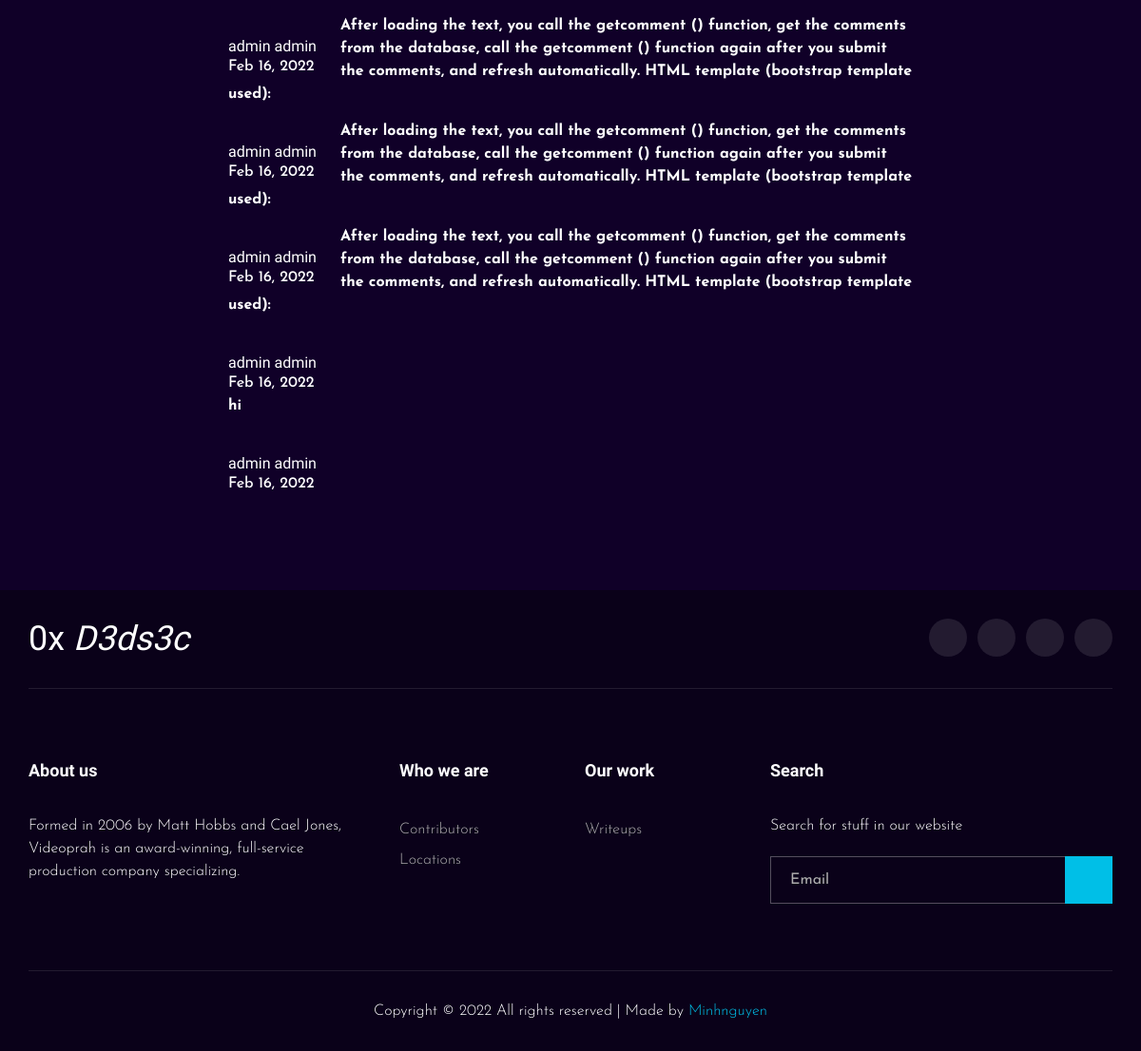
The page /dedsec/writeup/23/ (lower part) on the database as committed earlier.
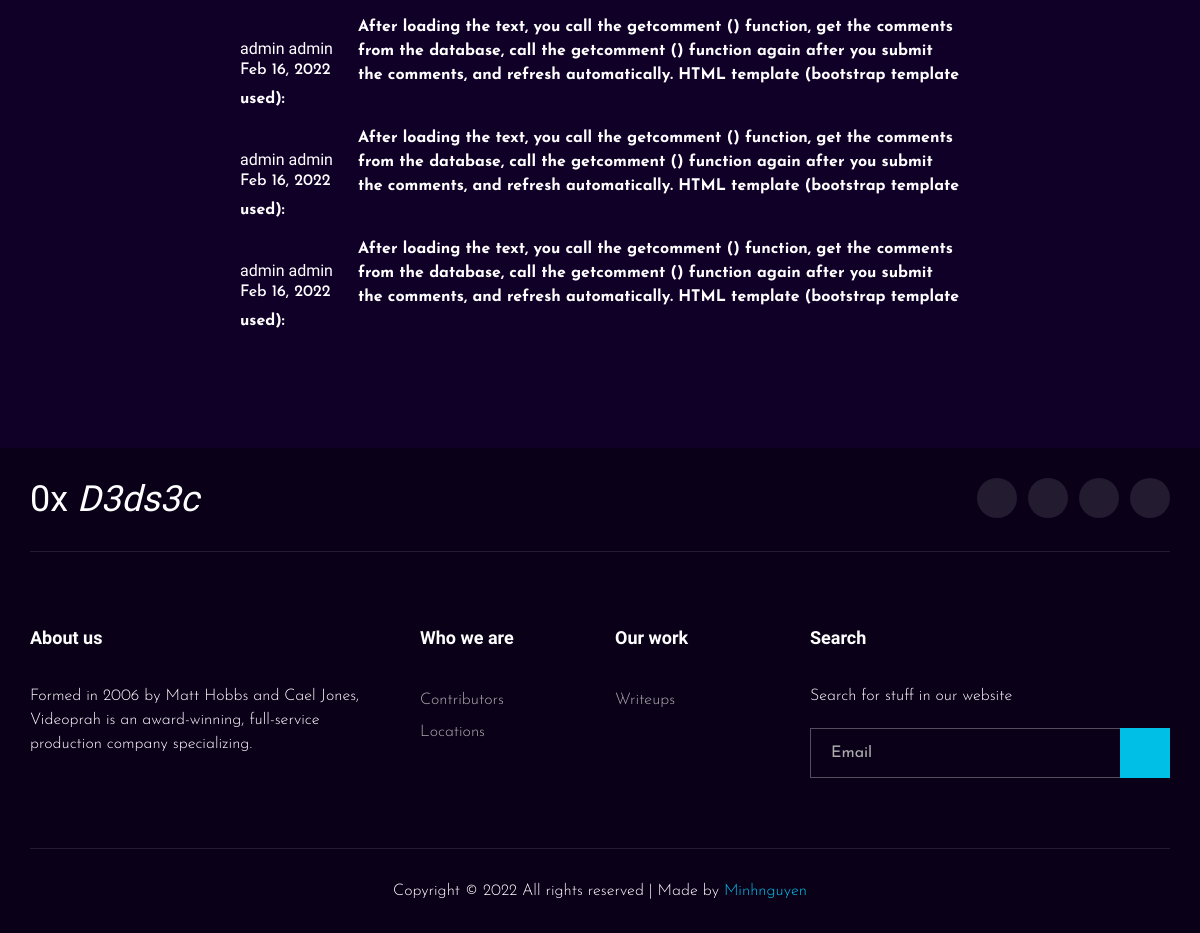
The same page on the database as committed later.
### writeup/models.py (models this page shows, shortened)
class Commment(models.Model):
    writeup = models.ForeignKey(Writeup, on_delete=models.CASCADE, related_name='cmt')
    date = models.DateTimeField(default=timezone.now)
    content = models.TextField()
    user = models.ForeignKey(User, on_delete=models.CASCADE, related_name='cmt',null=True)

### writeup/views.py (the view)
class WriteupDetail(DetailView):
    model = Writeup
    context_object_name = 'post'

### writeup/models.py (called while the page is built)
    def __str__(self):
        return self.tag

### writeup/templates/writeup/writeup_detail.html (shortened to what this page needs)
{%extends 'writeup/base.html'%}
{%load static%}
{% block content %}
    <div class="blog-details spad">
        <div class="container">
            <div class="row d-flex justify-content-center">
                <div class="col-lg-8">
                    <div class="blog__details__content">
                      <br>
                        <br>
                        <br>
                        {%for cmt in post.cmt.all|dictsortreversed:"date"%}
                        <div class="col-lg-6 col-md-6 col-sm-6" style="max-width: max-content;">
                                    <div class="blog__details__option__item__img" style="">
                                        <a href="{%url 'profile' cmt.user.id%}"> <h6>{{cmt.user.first_name}} {{cmt.user.last_name}}</h6></a>
                                        <span style="color: white;">{{cmt.date|date:"M d, Y"}}</span>
                                    </div>
                                    <p >
                                    {{cmt.content}}
                                    </p>
                        </div>
                        {%endfor%}
                    </div>
                </div>
            </div>
        </div>
    </div>
    {% endblock %}

Rows that differ between the two databases and show on the page:
removed Commment: user.first_name "admin", user.last_name "admin", date "Feb 16, 2022", content "hi"
removed Commment: user.first_name "admin", user.last_name "admin", date "Feb 16, 2022"
